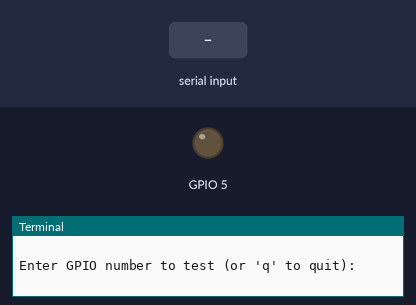
Simulated run of this program. Board: Raspberry Pi (BCM pin numbers). Parts: output pins drawn as LEDs (lit = HIGH), the last lines printed to the terminal. Dashed ring = blinking. Inputs (shaded band) come from the test bench.

Above: at 1.2 s.
1.3 s: "5" typed at the terminal, then Enter
At 1.9 s:
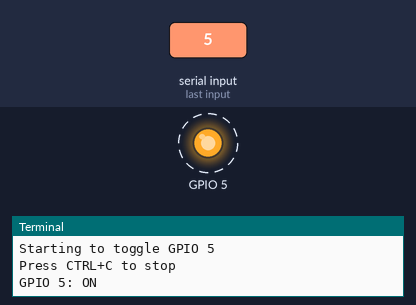
Timing chart, 0 to 10.3 s (numbered marks = the images above; inputs shaded):
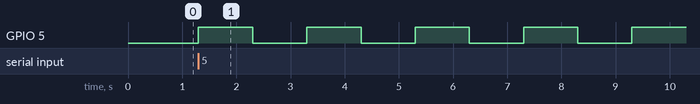

The program:

looprel.py
```python
#!/usr/bin/python3
import RPi.GPIO as GPIO
import time
import sys

def setup_gpio():
    # Use BCM GPIO numbering
    GPIO.setmode(GPIO.BCM)
    GPIO.setwarnings(False)

def test_pin(pin_number):
    try:
        # Setup the GPIO pin as output
        GPIO.setup(pin_number, GPIO.OUT)
        print(f"\nStarting to toggle GPIO {pin_number}")
        print("Press CTRL+C to stop")

        while True:
            # Turn ON
            GPIO.output(pin_number, True)
            print(f"GPIO {pin_number}: ON")
            time.sleep(1)

            # Turn OFF
            GPIO.output(pin_number, False)
            print(f"GPIO {pin_number}: OFF")
            time.sleep(1)

    except Exception as e:
        print(f"\nError with GPIO {pin_number}: {str(e)}")
        return False

    return True

def main():
    setup_gpio()

    while True:
        try:
            # Get pin number from user
            pin_str = input("\nEnter GPIO number to test (or 'q' to quit): ")

            # Check for quit command
            if pin_str.lower() == 'q':
                print("Exiting program...")
                break

            # Convert input to integer
            pin = int(pin_str)

            # List of pins used by LoRa HAT
            lora_pins = [8, 14, 15, 17, 23, 24, 25]

            # Warn if trying to use a LoRa HAT pin
            if pin in lora_pins:
                print(f"\nWarning: GPIO {pin} is used by the LoRa HAT!")
                confirm = input("Are you sure you want to continue? (y/n): ")
                if confirm.lower() != 'y':
                    continue

            test_pin(pin)

        except KeyboardInterrupt:
            print("\nTest stopped by user")
            continue

        except ValueError:
            print("\nPlease enter a valid number")
            continue

        except Exception as e:
            print(f"\nAn error occurred: {str(e)}")
            continue

    # Clean up
    GPIO.cleanup()
    print("GPIO cleanup completed")

if __name__ == "__main__":
    try:
        main()
    except Exception as e:
        print(f"Fatal error: {str(e)}")
        GPIO.cleanup()
```

Measured:
- after the input at 1.3 s, GPIO 5: alternates HIGH for 1.0 s and LOW for 1.0 s, starting at once
